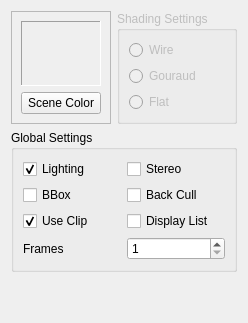
     <widget class="QWidget" name="RenderTab">
      <attribute name="title">
       <string>Render</string>
      </attribute>
      <layout class="QGridLayout" name="gridLayout_13">
       <item row="5" column="0">
        <spacer name="verticalSpacer_3">
         <property name="orientation">
          <enum>Qt::Vertical</enum>
         </property>
         <property name="sizeHint" stdset="0">
          <size>
           <width>20</width>
           <height>40</height>
          </size>
         </property>
        </spacer>
       </item>
       <item row="0" column="0" rowspan="2">
        <widget class="QFrame" name="frame_2">
         <property name="frameShape">
          <enum>QFrame::StyledPanel</enum>
         </property>
         <property name="frameShadow">
          <enum>QFrame::Raised</enum>
         </property>
         <layout class="QVBoxLayout" name="verticalLayout_5">
          <item>
           <widget class="QLabel" name="currentBackgroundLabel_">
            <property name="frameShape">
             <enum>QFrame::Panel</enum>
            </property>
            <property name="frameShadow">
             <enum>QFrame::Sunken</enum>
            </property>
            <property name="text">
             <string/>
            </property>
           </widget>
          </item>
          <item>
           <widget class="QPushButton" name="setBackgroundColorPushButton_">
            <property name="text">
             <string>Scene Color</string>
            </property>
           </widget>
          </item>
         </layout>
        </widget>
       </item>
       <item row="2" column="0" colspan="3">
        <widget class="QGroupBox" name="globalSettingsGroupBox_">
         <property name="title">
          <string>Global Settings</string>
         </property>
         <layout class="QGridLayout" name="gridLayout_11">
          <item row="2" column="1">
           <widget class="QCheckBox" name="displayListCheckBox_">
            <property name="text">
             <string>Display List</string>
            </property>
           </widget>
          </item>
          <item row="1" column="0">
           <widget class="QCheckBox" name="bboxCheckBox_">
            <property name="text">
             <string>BBox</string>
            </property>
           </widget>
          </item>
          <item row="2" column="0">
           <widget class="QCheckBox" name="useClipCheckBox_">
            <property name="text">
             <string>Use Clip</string>
            </property>
            <property name="checked">
             <bool>true</bool>
            </property>
           </widget>
          </item>
          <item row="0" column="0">
           <widget class="QCheckBox" name="lightingCheckBox_">
            <property name="text">
             <string>Lighting</string>
            </property>
            <property name="checked">
             <bool>true</bool>
            </property>
           </widget>
          </item>
          <item row="1" column="1">
           <widget class="QCheckBox" name="backCullCheckBox_">
            <property name="text">
             <string>Back Cull</string>
            </property>
           </widget>
          </item>
          <item row="0" column="1">
           <widget class="QCheckBox" name="stereoCheckBox_">
            <property name="text">
             <string>Stereo</string>
            </property>
           </widget>
          </item>
          <item row="3" column="0">
           <widget class="QLabel" name="label_21">
            <property name="text">
             <string>Frames</string>
            </property>
           </widget>
          </item>
          <item row="3" column="1">
           <widget class="QSpinBox" name="framesSpinBox_">
            <property name="minimum">
             <number>1</number>
            </property>
            <property name="maximum">
             <number>9999</number>
            </property>
           </widget>
          </item>
         </layout>
        </widget>
       </item>
       <item row="0" column="1" rowspan="2" colspan="2">
        <widget class="QGroupBox" name="shadeSettingsGroupBox_">
         <property name="enabled">
          <bool>false</bool>
         </property>
         <property name="layoutDirection">
          <enum>Qt::LeftToRight</enum>
         </property>
         <property name="title">
          <string>Shading Settings</string>
         </property>
         <layout class="QGridLayout" name="gridLayout_12">
          <item row="0" column="0">
           <widget class="QRadioButton" name="wireRadioButton_">
            <property name="text">
             <string>Wire</string>
            </property>
           </widget>
          </item>
          <item row="2" column="0">
           <widget class="QRadioButton" name="flatRadioButton_">
            <property name="text">
             <string>Flat</string>
            </property>
           </widget>
          </item>
          <item row="1" column="0">
           <widget class="QRadioButton" name="gouraudRadioButton_">
            <property name="text">
             <string>Gouraud</string>
            </property>
           </widget>
          </item>
         </layout>
        </widget>
       </item>
      </layout>
     </widget>
